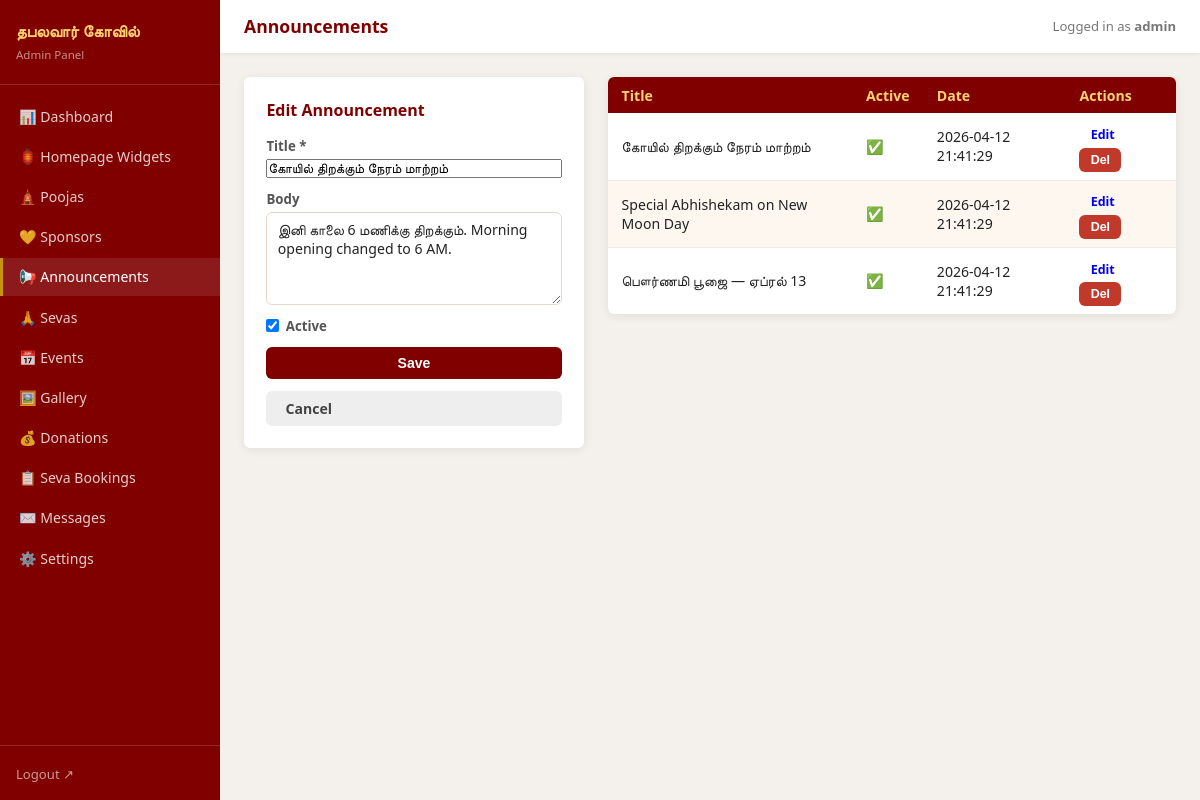
The page /admin/announcements.php?edit=1 (signed in) on the database its author committed.
### tables this page shows
CREATE TABLE announcements (
  id         INTEGER PRIMARY KEY AUTOINCREMENT,
  title      TEXT    NOT NULL,
  body       TEXT,
  is_active  INTEGER NOT NULL DEFAULT 1,
  created_at TEXT    NOT NULL DEFAULT (datetime('now'))
);

### admin/announcements.php (the view, shortened to what this page needs)
<?php
require_once __DIR__ . '/includes/admin_layout.php';
$db  = getDB();
$rows    = $db->query('SELECT * FROM announcements ORDER BY created_at DESC')->fetchAll();
$editing = null;
if (isset($_GET['edit'])) {
    $stmt = $db->prepare('SELECT * FROM announcements WHERE id=:id');
    $stmt->execute([':id' => (int) $_GET['edit']]);
    $editing = $stmt->fetch();
}
?>
<div class="admin-two-col">
<div class="admin-form-box card">
  <h3><?= $editing ? 'Edit Announcement' : 'New Announcement' ?></h3>
  <form method="POST" action="/admin/announcements.php">
    <label>Title * <input name="title" required value="<?= htmlspecialchars($editing['title'] ?? '') ?>" /></label>
    <label>Body    <textarea name="body" rows="4"><?= htmlspecialchars($editing['body'] ?? '') ?></textarea></label>
    <label class="checkbox-label">
      <input type="checkbox" name="is_active" <?= (!$editing || $editing['is_active']) ? 'checked' : '' ?> /> Active
    </label>
    <button type="submit" class="btn btn-primary">Save</button>
    <?php if ($editing): ?><a href="/admin/announcements.php" class="btn btn-secondary">Cancel</a><?php endif; ?>
  </form>
</div>
<div class="admin-list">
  <table class="admin-table">
    <thead><tr><th>Title</th><th>Active</th><th>Date</th><th>Actions</th></tr></thead>
    <tbody>
      <?php foreach ($rows as $row): ?>
      <tr>
        <td><?= htmlspecialchars($row['title']) ?></td>
        <td><?= $row['is_active'] ? '✅' : '❌' ?></td>
        <td><?= htmlspecialchars($row['created_at']) ?></td>
        <td>
          <a href="/admin/announcements.php?edit=<?= $row['id'] ?>" class="btn btn-sm">Edit</a>
          <form method="POST" action="/admin/announcements.php" style="display:inline">
            <button class="btn btn-sm btn-danger" onclick="return confirm('Delete?')">Del</button>
          </form>
        </td>
      </tr>
      <?php endforeach; ?>
    </tbody>
  </table>
</div>
</div>

### admin/assets/admin.css (style rules this page uses)
*, *::before, *::after { box-sizing: border-box; margin: 0; padding: 0; }
:root { --maroon: #800000; --gold: #c8960c; --saffron: #ff6b00; --cream: #fff8f0; --sidebar-w: 220px; --shadow: 0 2px 10px rgba(0, 0, 0, 0.08); --radius: 6px; --border: #e5d8c8; }
body { font-family: system-ui, sans-serif; background: #f4f1ec; color: #222; min-height: 100vh; }
body:not(.login-page) { display: flex; min-height: 100vh; }
.card { background: #fff; border-radius: var(--radius); box-shadow: var(--shadow); overflow: hidden; }
.admin-two-col { display: grid; grid-template-columns: 340px 1fr; gap: 1.5rem; align-items: flex-start; }
.admin-form-box { padding: 1.4rem; }
.admin-form-box h3 { color: var(--maroon); font-size: 1rem; margin-bottom: 1rem; }
form { display: flex; flex-direction: column; gap: 0.75rem; }
label { display: flex; flex-direction: column; font-size: 0.83rem; font-weight: 600; color: #555; gap: 0.25rem; }
.checkbox-label { flex-direction: row; align-items: center; gap: 0.4rem; cursor: pointer; }
input[type="text"], input[type="number"], input[type="date"], input[type="password"], input[type="tel"], input[type="file"], select, textarea { padding: 0.45rem 0.65rem; border: 1.5px solid var(--border); border-radius: var(--radius); font-size: 0.88rem; font-family: inherit; color: #222; background: #fff; }
.btn { display: inline-block; padding: 0.5rem 1.2rem; border-radius: var(--radius); font-size: 0.88rem; font-weight: 600; border: none; cursor: pointer; text-decoration: none; transition: background 0.15s; }
.btn-primary { background: var(--maroon); color: #fff; }
.btn-secondary { background: #eee; color: #444; }
.btn-danger { background: #c0392b; color: #fff; }
.btn-sm { padding: 0.3rem 0.7rem; font-size: 0.78rem; }
.admin-table { width: 100%; border-collapse: collapse; font-size: 0.88rem; background: #fff; border-radius: var(--radius); overflow: hidden; box-shadow: var(--shadow); }
.admin-table th { background: var(--maroon); color: #ffd170; padding: 0.55rem 0.85rem; text-align: left; font-weight: 600; }
.admin-table td { padding: 0.5rem 0.85rem; border-bottom: 1px solid #f0ebe3; vertical-align: middle; }
.admin-table tr:last-child td { border-bottom: none; }
.admin-table tr:nth-child(even) td { background: #fdf7f0; }

### rows shown on the page
announcements: title "கோயில் திறக்கும் நேரம் மாற்றம்", body "இனி காலை 6 மணிக்கு திறக்கும். Morning opening changed to 6 AM.", is_active "☑", created_at "2026-04-12 21:41:29"
announcements: title "Special Abhishekam on New Moon Day", created_at "2026-04-12 21:41:29"
announcements: title "பௌர்ணமி பூஜை — ஏப்ரல் 13", created_at "2026-04-12 21:41:29"

### other values the page prints
$pageTitle "Announcements"
$_SESSION['admin_user'] "admin"
